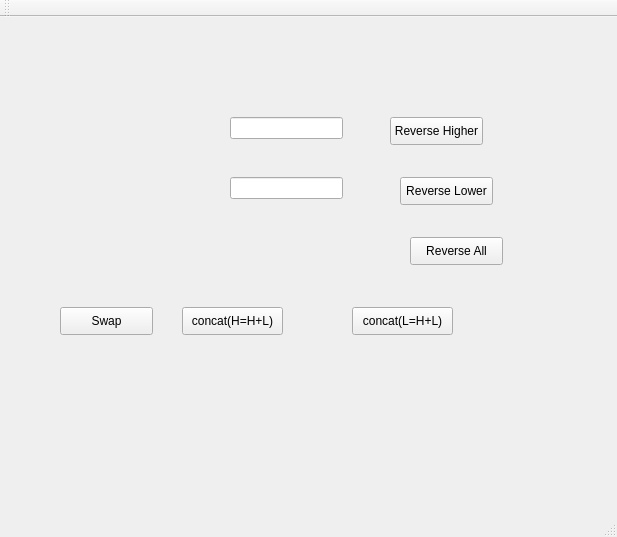
<?xml version="1.0" encoding="UTF-8"?>
<ui version="4.0">
 <class>MainWindow</class>
 <widget class="QMainWindow" name="MainWindow">
  <property name="geometry">
   <rect>
    <x>0</x>
    <y>0</y>
    <width>617</width>
    <height>537</height>
   </rect>
  </property>
  <property name="windowTitle">
   <string>MainWindow</string>
  </property>
  <widget class="QWidget" name="centralWidget">
   <widget class="QLineEdit" name="lineEdit">
    <property name="geometry">
     <rect>
      <x>230</x>
      <y>100</y>
      <width>113</width>
      <height>22</height>
     </rect>
    </property>
    <property name="accessibleName">
     <string>lineEdit</string>
    </property>
   </widget>
   <widget class="QLineEdit" name="lineEdit_2">
    <property name="geometry">
     <rect>
      <x>230</x>
      <y>160</y>
      <width>113</width>
      <height>22</height>
     </rect>
    </property>
   </widget>
   <widget class="QPushButton" name="revL">
    <property name="geometry">
     <rect>
      <x>400</x>
      <y>160</y>
      <width>93</width>
      <height>28</height>
     </rect>
    </property>
    <property name="text">
     <string>Reverse Lower</string>
    </property>
   </widget>
   <widget class="QPushButton" name="revH">
    <property name="geometry">
     <rect>
      <x>390</x>
      <y>100</y>
      <width>93</width>
      <height>28</height>
     </rect>
    </property>
    <property name="text">
     <string>Reverse Higher</string>
    </property>
   </widget>
   <widget class="QPushButton" name="revAll">
    <property name="geometry">
     <rect>
      <x>410</x>
      <y>220</y>
      <width>93</width>
      <height>28</height>
     </rect>
    </property>
    <property name="text">
     <string>Reverse All</string>
    </property>
   </widget>
   <widget class="QPushButton" name="swap">
    <property name="geometry">
     <rect>
      <x>60</x>
      <y>290</y>
      <width>93</width>
      <height>28</height>
     </rect>
    </property>
    <property name="text">
     <string>Swap</string>
    </property>
   </widget>
   <widget class="QPushButton" name="concat">
    <property name="geometry">
     <rect>
      <x>182</x>
      <y>290</y>
      <width>101</width>
      <height>28</height>
     </rect>
    </property>
    <property name="text">
     <string>concat(H=H+L)</string>
    </property>
   </widget>
   <widget class="QPushButton" name="concatL">
    <property name="geometry">
     <rect>
      <x>352</x>
      <y>290</y>
      <width>101</width>
      <height>28</height>
     </rect>
    </property>
    <property name="text">
     <string>concat(L=H+L)</string>
    </property>
   </widget>
  </widget>
  <widget class="QMenuBar" name="menuBar">
   <property name="geometry">
    <rect>
     <x>0</x>
     <y>0</y>
     <width>617</width>
     <height>26</height>
    </rect>
   </property>
  </widget>
  <widget class="QToolBar" name="mainToolBar">
   <attribute name="toolBarArea">
    <enum>TopToolBarArea</enum>
   </attribute>
   <attribute name="toolBarBreak">
    <bool>false</bool>
   </attribute>
  </widget>
  <widget class="QStatusBar" name="statusBar"/>
 </widget>
 <layoutdefault spacing="6" margin="11"/>
 <resources/>
 <connections/>
</ui>
